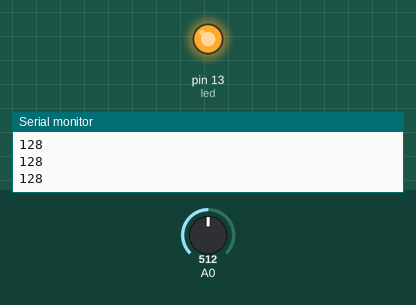
Simulated run of this sketch. Board: Arduino Uno, built with avr-gcc and run on an emulated ATmega328P. Shown: output pins drawn as LEDs (lit = HIGH), the last lines printed to the serial monitor. The test bench sets the inputs (shaded band); at power-on: A0 = 512.

Above: at 1.3 s.
1.4 s: A0 set to 498
At 2.7 s:
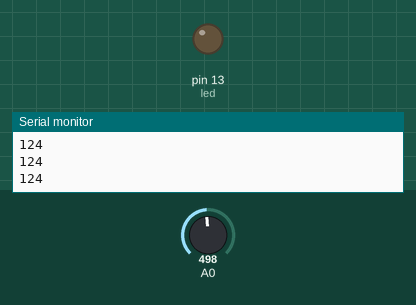
3.0 s: A0 set to 716
At 3.9 s:
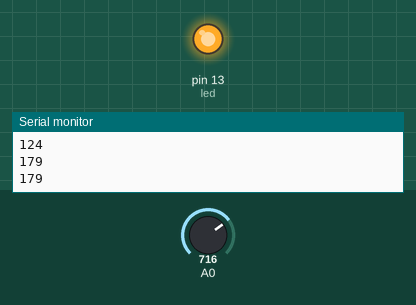
4.5 s: A0 set to 511
At 5.0 s:
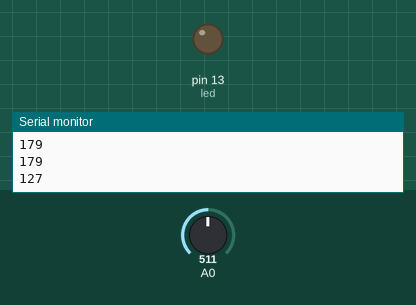
Timing chart, 0 to 7.5 s (numbered marks = the images above; inputs shaded):
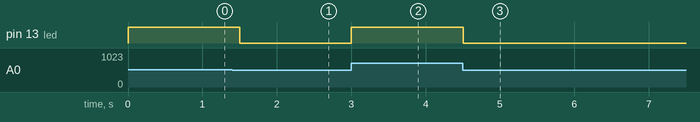

The sketch:

3_with_led.ino
```cpp
int p;
int v;
int led=13;

void setup() {
  // put your setup code here, to run once:
  Serial.begin(9600);
  pinMode(led,OUTPUT);
}

void loop() {
  // put your main code here, to run repeatedly:
  p=analogRead(0);
  v=p/4;
  Serial.println(v);
  analogWrite(led,v);
  delay(500);
}
```

Measured:
- the behaviour switches between 512 and 511 on A0 (found by bisection; images 0 and 1)
- after the input at 1.4 s, pin 13 (led): HIGH → LOW after 0.10 s
- after the input at 3.0 s, pin 13 (led): LOW → HIGH at once
- after the input at 4.5 s, pin 13 (led): HIGH → LOW at once
